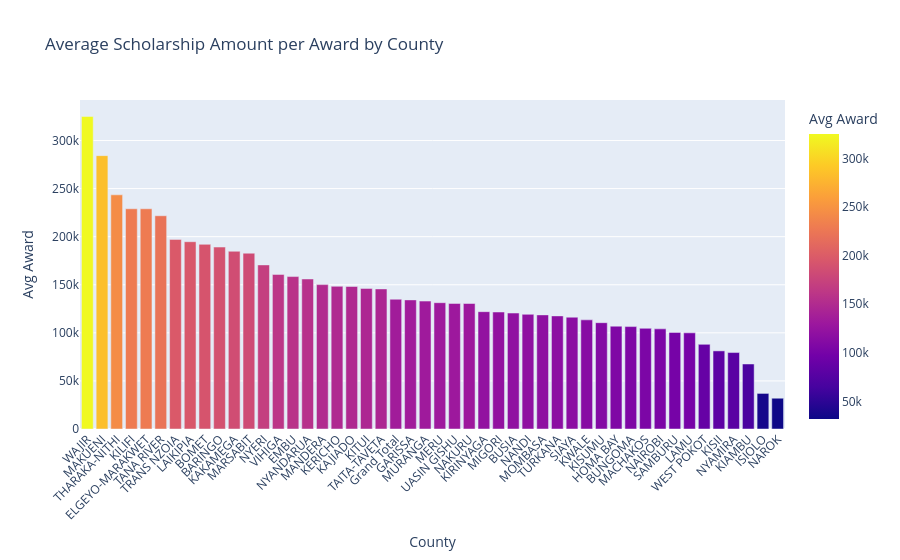

Write notebook code for a chart like this one.
### Markdown cell above
###  What is the average scholarship amount per award by county? ###

###  Assess the generosity of awards in different regions ###

### Code cell
scholarship_data['Avg Award'] = scholarship_data['Scholarship Amount'] / scholarship_data['Scholarship Awards']

fig = px.bar(
    scholarship_data.sort_values('Avg Award', ascending=False),
    x='County',
    y='Avg Award',
    color='Avg Award',
    title='Average Scholarship Amount per Award by County'
)
fig.update_layout(xaxis_tickangle=-45)
fig.show()

### Figure 1 — Plotly figure (JSON) as saved in the notebook; plotly's stock layout.template omitted (floating-point values rounded to 4 significant figures)
{"data": [{"hovertemplate": "County=%{x}<br>Avg Award=%{marker.color}<extra></extra>", "legendgroup": "", "marker": {"color": [325000.0, 284200.0, 243500.0, 229000.0, 229000.0, 221800.0, 197100.0, 194800.0, 192000.0, 189200.0, 184800.0, 182800.0, 170600.0, 160800.0, 158500.0, 156000.0, 150100.0, 148400.0, 148200.0, 146200.0, 145700.0, 134900.0, 134200.0, 133000.0, 131300.0, 130600.0, 130500.0, 122000.0, 121600.0, 120600.0, 119200.0, 118700.0, 117600.0, 116300.0, 113500.0, 110600.0, 106900.0, 106500.0, 104700.0, 104100.0, 100500.0, 100000.0, 88000.0, 81230.0, 79500.0, 67600.0, 37000.0, 32000.0], "coloraxis": "coloraxis", "pattern": {"shape": ""}}, "name": "", "orientation": "v", "showlegend": false, "textposition": "auto", "type": "bar", "x": ["WAJIR", "MAKUENI", "THARAKA-NITHI", "KILIFI", "ELGEYO-MARAKWET", "TANA RIVER", "TRANS NZOIA", "LAIKIPIA", "BOMET", "BARINGO", "KAKAMEGA", "MARSABIT", "NYERI", "VIHIGA", "EMBU", "NYANDARUA", "MANDERA", "KERICHO", "KAJIADO", "KITUI", "TAITA-TAVETA", "Grand Total", "GARISSA", "MURANGA", "MERU", "UASIN GISHU", "NAKURU", "KIRINYAGA", "MIGORI", "BUSIA", "NANDI", "MOMBASA", "TURKANA", "SIAYA", "KWALE", "KISUMU", "HOMA BAY", "BUNGOMA", "MACHAKOS", "NAIROBI", "SAMBURU", "LAMU", "WEST POKOT", "KISII", "NYAMIRA", "KIAMBU", "ISIOLO", "NAROK"], "xaxis": "x", "y": [325000.0, 284200.0, 243500.0, 229000.0, 229000.0, 221800.0, 197100.0, 194800.0, 192000.0, 189200.0, 184800.0, 182800.0, 170600.0, 160800.0, 158500.0, 156000.0, 150100.0, 148400.0, 148200.0, 146200.0, 145700.0, 134900.0, 134200.0, 133000.0, 131300.0, 130600.0, 130500.0, 122000.0, 121600.0, 120600.0, 119200.0, 118700.0, 117600.0, 116300.0, 113500.0, 110600.0, 106900.0, 106500.0, 104700.0, 104100.0, 100500.0, 100000.0, 88000.0, 81230.0, 79500.0, 67600.0, 37000.0, 32000.0], "yaxis": "y"}], "layout": {"autosize": true, "barmode": "relative", "coloraxis": {"colorbar": {"title": {"text": "Avg Award"}}, "colorscale": [[0, "#0d0887"], [0.1111, "#46039f"], [0.2222, "#7201a8"], [0.3333, "#9c179e"], [0.4444, "#bd3786"], [0.5556, "#d8576b"], [0.6667, "#ed7953"], [0.7778, "#fb9f3a"], [0.8889, "#fdca26"], [1, "#f0f921"]]}, "legend": {"tracegroupgap": 0}, "title": {"text": "Average Scholarship Amount per Award by County"}, "xaxis": {"anchor": "y", "autorange": true, "domain": [0, 1], "range": [-0.5, 47.5], "tickangle": -45, "title": {"text": "County"}, "type": "category"}, "yaxis": {"anchor": "x", "autorange": true, "domain": [0, 1], "range": [0, 342100.0], "title": {"text": "Avg Award"}, "type": "linear"}}}
